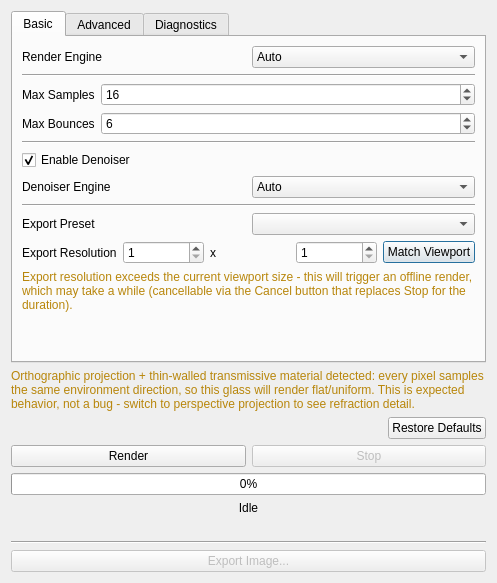
<?xml version="1.0" encoding="UTF-8"?>
<ui version="4.0">
 <class>RtRenderDialog</class>
 <widget class="QDialog" name="RtRenderDialog">
  <property name="geometry">
   <rect>
    <x>0</x>
    <y>0</y>
    <width>497</width>
    <height>583</height>
   </rect>
  </property>
  <property name="windowTitle">
   <string>Ray Tracing</string>
  </property>
  <layout class="QVBoxLayout" name="verticalLayout_main">
   <item>
    <widget class="QTabWidget" name="tabWidgetSettings">
     <property name="currentIndex">
      <number>0</number>
     </property>
     <widget class="QWidget" name="tabBasic">
      <attribute name="title">
       <string>Basic</string>
      </attribute>
      <layout class="QVBoxLayout" name="verticalLayoutBasic">
       <item>
        <layout class="QHBoxLayout" name="horizontalLayoutRenderEngine">
         <item>
          <widget class="QLabel" name="labelRenderEngine">
           <property name="text">
            <string>Render Engine</string>
           </property>
          </widget>
         </item>
         <item>
          <widget class="QComboBox" name="comboBoxRenderEngine">
           <property name="toolTip">
            <string>Auto prefers OptiX (GPU) when available,
falling back to Embree (CPU)</string>
           </property>
           <item>
            <property name="text">
             <string>Auto</string>
            </property>
           </item>
           <item>
            <property name="text">
             <string>Embree (CPU)</string>
            </property>
           </item>
           <item>
            <property name="text">
             <string>OptiX (GPU)</string>
            </property>
           </item>
          </widget>
         </item>
        </layout>
       </item>
       <item>
        <widget class="Line" name="lineAfterRenderEngine">
         <property name="frameShape">
          <enum>QFrame::Shape::HLine</enum>
         </property>
         <property name="frameShadow">
          <enum>QFrame::Shadow::Sunken</enum>
         </property>
        </widget>
       </item>
       <item>
        <layout class="QFormLayout" name="formLayoutBasic">
         <item row="0" column="0">
          <widget class="QLabel" name="labelMaxSamples">
           <property name="text">
            <string>Max Samples</string>
           </property>
          </widget>
         </item>
         <item row="0" column="1">
          <widget class="QSpinBox" name="spinBoxMaxSamples">
           <property name="toolTip">
            <string>Total accumulated samples per pixel before the
render is considered converged. Higher = less
noise, longer render time</string>
           </property>
           <property name="minimum">
            <number>1</number>
           </property>
           <property name="maximum">
            <number>100000</number>
           </property>
           <property name="singleStep">
            <number>16</number>
           </property>
           <property name="value">
            <number>16</number>
           </property>
          </widget>
         </item>
         <item row="1" column="0">
          <widget class="QLabel" name="labelMaxBounces">
           <property name="text">
            <string>Max Bounces</string>
           </property>
          </widget>
         </item>
         <item row="1" column="1">
          <widget class="QSpinBox" name="spinBoxMaxBounces">
           <property name="toolTip">
            <string>Maximum light bounces per path. Higher gives
more accurate indirect lighting/reflections, at a cost</string>
           </property>
           <property name="minimum">
            <number>1</number>
           </property>
           <property name="maximum">
            <number>64</number>
           </property>
           <property name="value">
            <number>6</number>
           </property>
          </widget>
         </item>
        </layout>
       </item>
       <item>
        <widget class="Line" name="lineBeforeDenoiser">
         <property name="frameShape">
          <enum>QFrame::Shape::HLine</enum>
         </property>
         <property name="frameShadow">
          <enum>QFrame::Shadow::Sunken</enum>
         </property>
        </widget>
       </item>
       <item>
        <widget class="QCheckBox" name="checkBoxDenoiser">
         <property name="toolTip">
          <string>AI-denoise the final image so it looks
clean at fewer samples</string>
         </property>
         <property name="text">
          <string>Enable Denoiser</string>
         </property>
         <property name="checked">
          <bool>true</bool>
         </property>
        </widget>
       </item>
       <item>
        <layout class="QHBoxLayout" name="horizontalLayoutDenoiserDevice">
         <item>
          <widget class="QLabel" name="labelDenoiserDevice">
           <property name="text">
            <string>Denoiser Engine</string>
           </property>
          </widget>
         </item>
         <item>
          <widget class="QComboBox" name="comboBoxDenoiserDevice">
           <property name="toolTip">
            <string>Which hardware/backend runs the denoiser</string>
           </property>
           <item>
            <property name="text">
             <string>Auto</string>
            </property>
           </item>
           <item>
            <property name="text">
             <string>OIDN (CPU)</string>
            </property>
           </item>
           <item>
            <property name="text">
             <string>OIDN (GPU CUDA)</string>
            </property>
           </item>
           <item>
            <property name="text">
             <string>OptiX</string>
            </property>
           </item>
          </widget>
         </item>
        </layout>
       </item>
       <item>
        <widget class="Line" name="lineAfterDenoiser">
         <property name="frameShape">
          <enum>QFrame::Shape::HLine</enum>
         </property>
         <property name="frameShadow">
          <enum>QFrame::Shadow::Sunken</enum>
         </property>
        </widget>
       </item>
       <item>
        <layout class="QHBoxLayout" name="horizontalLayoutResolutionPreset">
         <item>
          <widget class="QLabel" name="labelResolutionPreset">
           <property name="text">
            <string>Export Preset</string>
           </property>
          </widget>
         </item>
         <item>
          <widget class="QComboBox" name="comboBoxResolutionPreset"/>
         </item>
        </layout>
       </item>
       <item>
        <layout class="QHBoxLayout" name="horizontalLayoutResolution">
         <item>
          <widget class="QLabel" name="labelExportResolution">
           <property name="text">
            <string>Export Resolution</string>
           </property>
          </widget>
         </item>
         <item>
          <widget class="QSpinBox" name="spinBoxExportWidth">
           <property name="toolTip">
            <string>Exported image width, in pixels</string>
           </property>
           <property name="minimum">
            <number>1</number>
           </property>
           <property name="maximum">
            <number>16384</number>
           </property>
           <property name="value">
            <number>1</number>
           </property>
          </widget>
         </item>
         <item>
          <widget class="QLabel" name="labelResolutionX">
           <property name="text">
            <string>x</string>
           </property>
          </widget>
         </item>
         <item>
          <widget class="QSpinBox" name="spinBoxExportHeight">
           <property name="toolTip">
            <string>Exported image height, in pixels</string>
           </property>
           <property name="minimum">
            <number>1</number>
           </property>
           <property name="maximum">
            <number>16384</number>
           </property>
           <property name="value">
            <number>1</number>
           </property>
          </widget>
         </item>
         <item>
          <widget class="QPushButton" name="pushButtonMatchViewport">
           <property name="toolTip">
            <string>Set the export resolution to the current viewport size</string>
           </property>
           <property name="text">
            <string>Match Viewport</string>
           </property>
          </widget>
         </item>
        </layout>
       </item>
       <item>
        <widget class="QLabel" name="labelResolutionWarning">
         <property name="visible">
          <bool>false</bool>
         </property>
         <property name="styleSheet">
          <string notr="true">color: #b8860b;</string>
         </property>
         <property name="text">
          <string>Export resolution exceeds the current viewport size - this will trigger an offline render, which may take a while (cancellable via the Cancel button that replaces Stop for the duration).</string>
         </property>
         <property name="wordWrap">
          <bool>true</bool>
         </property>
        </widget>
       </item>
       <item>
        <spacer name="verticalSpacerBasic">
         <property name="orientation">
          <enum>Qt::Orientation::Vertical</enum>
         </property>
         <property name="sizeHint" stdset="0">
          <size>
           <width>20</width>
           <height>10</height>
          </size>
         </property>
        </spacer>
       </item>
      </layout>
     </widget>
     <widget class="QWidget" name="tabAdvanced">
      <attribute name="title">
       <string>Advanced</string>
      </attribute>
      <layout class="QVBoxLayout" name="verticalLayoutAdvanced">
       <item>
        <layout class="QFormLayout" name="formLayoutAdvanced">
         <item row="0" column="0">
          <widget class="QLabel" name="labelFireflyClamp">
           <property name="text">
            <string>Firefly Clamp Threshold</string>
           </property>
          </widget>
         </item>
         <item row="0" column="1">
          <widget class="QDoubleSpinBox" name="doubleSpinBoxFireflyClamp">
           <property name="toolTip">
            <string>Caps individual sample brightness to suppress
noisy bright-pixel outliers ("fireflies")</string>
           </property>
           <property name="minimum">
            <double>0.100000000000000</double>
           </property>
           <property name="maximum">
            <double>1000.000000000000000</double>
           </property>
           <property name="singleStep">
            <double>0.500000000000000</double>
           </property>
           <property name="value">
            <double>3.000000000000000</double>
           </property>
          </widget>
         </item>
         <item row="1" column="0">
          <widget class="QLabel" name="labelMaxTransmissionBounces">
           <property name="text">
            <string>Max Transmission Bounces</string>
           </property>
          </widget>
         </item>
         <item row="1" column="1">
          <widget class="QSpinBox" name="spinBoxMaxTransmissionBounces">
           <property name="toolTip">
            <string>Separate bounce budget for glass/transmissive surfaces,
independent of Max Bounces</string>
           </property>
           <property name="minimum">
            <number>1</number>
           </property>
           <property name="maximum">
            <number>256</number>
           </property>
           <property name="value">
            <number>32</number>
           </property>
          </widget>
         </item>
         <item row="2" column="0">
          <widget class="QLabel" name="labelRussianRouletteDepth">
           <property name="text">
            <string>Russian Roulette Start Depth</string>
           </property>
          </widget>
         </item>
         <item row="2" column="1">
          <widget class="QSpinBox" name="spinBoxRussianRouletteDepth">
           <property name="toolTip">
            <string>Bounce depth after which low-contribution paths start
being probabilistically terminated early, for speed</string>
           </property>
           <property name="minimum">
            <number>1</number>
           </property>
           <property name="maximum">
            <number>64</number>
           </property>
           <property name="value">
            <number>3</number>
           </property>
          </widget>
         </item>
         <item row="3" column="0">
          <widget class="QLabel" name="labelMaxShadowRayHits">
           <property name="text">
            <string>Max Shadow Ray Hits (CPU only)</string>
           </property>
          </widget>
         </item>
         <item row="3" column="1">
          <widget class="QSpinBox" name="spinBoxMaxShadowRayHits">
           <property name="toolTip">
            <string>&lt;html&gt;&lt;head/&gt;&lt;body&gt;&lt;p&gt;Caps how many stacked transparent/glass surfaces a shadow ray walks through on the Embree (CPU) engine before giving up. &lt;/p&gt;&lt;p&gt;No effect on the OptiX (GPU) engine, which has no equivalent limit.&lt;/p&gt;&lt;/body&gt;&lt;/html&gt;</string>
           </property>
           <property name="minimum">
            <number>1</number>
           </property>
           <property name="maximum">
            <number>32</number>
           </property>
           <property name="value">
            <number>8</number>
           </property>
          </widget>
         </item>
         <item row="4" column="0">
          <widget class="QLabel" name="labelMaxVolumeScatterBounces">
           <property name="text">
            <string>Max Volume Scatter Bounces</string>
           </property>
          </widget>
         </item>
         <item row="4" column="1">
          <widget class="QSpinBox" name="spinBoxMaxVolumeScatterBounces">
           <property name="toolTip">
            <string>&lt;html&gt;&lt;head/&gt;&lt;body&gt;&lt;p&gt;Caps how many free (no Russian roulette) scatter events KHR_materials_volume_scatter's subsurface-scattering random walk runs before it starts probabilistically terminating.&lt;/p&gt;&lt;p&gt;Lower this to trade SSS quality for render speed on volume-scatter-heavy scenes; has no effect on scenes without such materials.&lt;/p&gt;&lt;/body&gt;&lt;/html&gt;</string>
           </property>
           <property name="minimum">
            <number>1</number>
           </property>
           <property name="maximum">
            <number>256</number>
           </property>
           <property name="value">
            <number>64</number>
           </property>
          </widget>
         </item>
        </layout>
       </item>
       <item>
        <widget class="QCheckBox" name="checkBoxEnvImportanceSampling">
         <property name="toolTip">
          <string>Sample brighter parts of the environment more
often, reducing noise from HDRI lighting</string>
         </property>
         <property name="text">
          <string>Environment Importance Sampling (MIS)</string>
         </property>
         <property name="checked">
          <bool>true</bool>
         </property>
        </widget>
       </item>
       <item>
        <layout class="QHBoxLayout" name="horizontalLayoutShadows">
         <item>
          <widget class="QCheckBox" name="checkBoxShadows">
           <property name="toolTip">
            <string>Trace shadow rays for direct lighting</string>
           </property>
           <property name="text">
            <string>Shadows</string>
           </property>
           <property name="checked">
            <bool>true</bool>
           </property>
          </widget>
         </item>
         <item>
          <widget class="QCheckBox" name="checkBoxSelfShadows">
           <property name="toolTip">
            <string>Allow a surface to cast shadows on itself</string>
           </property>
           <property name="text">
            <string>Self Shadows</string>
           </property>
           <property name="checked">
            <bool>true</bool>
           </property>
          </widget>
         </item>
        </layout>
       </item>
       <item>
        <spacer name="verticalSpacerAdvanced">
         <property name="orientation">
          <enum>Qt::Orientation::Vertical</enum>
         </property>
         <property name="sizeHint" stdset="0">
          <size>
           <width>20</width>
           <height>10</height>
          </size>
         </property>
        </spacer>
       </item>
      </layout>
     </widget>
     <widget class="QWidget" name="tabDiagnostics">
      <attribute name="title">
       <string>Diagnostics</string>
      </attribute>
      <layout class="QVBoxLayout" name="verticalLayoutDiagnostics">
       <item>
        <layout class="QFormLayout" name="formLayoutDiagnosticsEngine">
         <item row="0" column="0">
          <widget class="QLabel" name="labelDiagRenderer">
           <property name="text">
            <string>Renderer:</string>
           </property>
          </widget>
         </item>
         <item row="0" column="1">
          <widget class="QLabel" name="labelDiagRendererValue">
           <property name="text">
            <string>-</string>
           </property>
          </widget>
         </item>
         <item row="1" column="0">
          <widget class="QLabel" name="labelDiagGpu">
           <property name="text">
            <string>GPU:</string>
           </property>
          </widget>
         </item>
         <item row="1" column="1">
          <widget class="QLabel" name="labelDiagGpuValue">
           <property name="text">
            <string>-</string>
           </property>
          </widget>
         </item>
         <item row="2" column="0">
          <widget class="QLabel" name="labelDiagTraversal">
           <property name="text">
            <string>Traversal:</string>
           </property>
          </widget>
         </item>
         <item row="2" column="1">
          <widget class="QLabel" name="labelDiagTraversalValue">
           <property name="text">
            <string>-</string>
           </property>
          </widget>
         </item>
         <item row="3" column="0">
          <widget class="QLabel" name="labelDiagDenoiser">
           <property name="text">
            <string>Denoiser:</string>
           </property>
          </widget>
         </item>
         <item row="3" column="1">
          <widget class="QLabel" name="labelDiagDenoiserValue">
           <property name="text">
            <string>-</string>
           </property>
          </widget>
         </item>
        </layout>
       </item>
       <item>
        <spacer name="verticalSpacerDiagnosticsGroup">
         <property name="orientation">
          <enum>Qt::Orientation::Vertical</enum>
         </property>
         <property name="sizeType">
          <enum>QSizePolicy::Policy::Fixed</enum>
         </property>
         <property name="sizeHint" stdset="0">
          <size>
           <width>20</width>
           <height>12</height>
          </size>
         </property>
        </spacer>
       </item>
       <item>
        <layout class="QFormLayout" name="formLayoutDiagnosticsScene">
         <item row="0" column="0">
          <widget class="QLabel" name="labelDiagResolution">
           <property name="text">
            <string>Resolution:</string>
           </property>
          </widget>
         </item>
         <item row="0" column="1">
          <widget class="QLabel" name="labelDiagResolutionValue">
           <property name="text">
            <string>-</string>
           </property>
          </widget>
         </item>
         <item row="1" column="0">
          <widget class="QLabel" name="labelDiagTriangles">
           <property name="text">
            <string>Triangles:</string>
           </property>
          </widget>
         </item>
         <item row="1" column="1">
          <widget class="QLabel" name="labelDiagTrianglesValue">
           <property name="text">
            <string>-</string>
           </property>
          </widget>
         </item>
         <item row="2" column="0">
          <widget class="QLabel" name="labelDiagBlas">
           <property name="text">
            <string>BLAS Build:</string>
           </property>
          </widget>
         </item>
         <item row="2" column="1">
          <widget class="QLabel" name="labelDiagBlasValue">
           <property name="text">
            <string>-</string>
           </property>
          </widget>
         </item>
         <item row="3" column="0">
          <widget class="QLabel" name="labelDiagTlas">
           <property name="text">
            <string>TLAS Build:</string>
           </property>
          </widget>
         </item>
         <item row="3" column="1">
          <widget class="QLabel" name="labelDiagTlasValue">
           <property name="text">
            <string>-</string>
           </property>
          </widget>
         </item>
         <item row="4" column="0">
          <widget class="QLabel" name="labelDiagSamplesPerSec">
           <property name="text">
            <string>Samples/sec:</string>
           </property>
          </widget>
         </item>
         <item row="4" column="1">
          <widget class="QLabel" name="labelDiagSamplesPerSecValue">
           <property name="text">
            <string>-</string>
           </property>
          </widget>
         </item>
         <item row="5" column="0">
          <widget class="QLabel" name="labelDiagMRaysPerSec">
           <property name="text">
            <string>MRays/sec:</string>
           </property>
          </widget>
         </item>
         <item row="5" column="1">
          <widget class="QLabel" name="labelDiagMRaysPerSecValue">
           <property name="text">
            <string>-</string>
           </property>
          </widget>
         </item>
         <item row="6" column="0">
          <widget class="QLabel" name="labelDiagRenderTime">
           <property name="text">
            <string>Render Time:</string>
           </property>
          </widget>
         </item>
         <item row="6" column="1">
          <widget class="QLabel" name="labelDiagRenderTimeValue">
           <property name="text">
            <string>-</string>
           </property>
          </widget>
         </item>
        </layout>
       </item>
       <item>
        <spacer name="verticalSpacerDiagnostics">
         <property name="orientation">
          <enum>Qt::Orientation::Vertical</enum>
         </property>
         <property name="sizeHint" stdset="0">
          <size>
           <width>20</width>
           <height>10</height>
          </size>
         </property>
        </spacer>
       </item>
      </layout>
     </widget>
    </widget>
   </item>
   <item>
    <widget class="QLabel" name="labelOrthoThinWallWarning">
     <property name="visible">
      <bool>false</bool>
     </property>
     <property name="styleSheet">
      <string notr="true">color: #b8860b;</string>
     </property>
     <property name="text">
      <string>Orthographic projection + thin-walled transmissive material detected: every pixel samples the same environment direction, so this glass will render flat/uniform. This is expected behavior, not a bug - switch to perspective projection to see refraction detail.</string>
     </property>
     <property name="wordWrap">
      <bool>true</bool>
     </property>
    </widget>
   </item>
   <item>
    <layout class="QHBoxLayout" name="horizontalLayoutRestoreDefaults">
     <item>
      <spacer name="horizontalSpacerRestoreDefaults">
       <property name="orientation">
        <enum>Qt::Orientation::Horizontal</enum>
       </property>
       <property name="sizeHint" stdset="0">
        <size>
         <width>40</width>
         <height>20</height>
        </size>
       </property>
      </spacer>
     </item>
     <item>
      <widget class="QPushButton" name="pushButtonRestoreDefaults">
       <property name="toolTip">
        <string>Reset all ray tracing settings on this dialog to defaults</string>
       </property>
       <property name="text">
        <string>Restore Defaults</string>
       </property>
      </widget>
     </item>
    </layout>
   </item>
   <item>
    <layout class="QHBoxLayout" name="horizontalLayoutRenderButtons">
     <item>
      <widget class="QPushButton" name="pushButtonRender">
       <property name="toolTip">
        <string>Start a path-traced render at these settings</string>
       </property>
       <property name="text">
        <string>Render</string>
       </property>
      </widget>
     </item>
     <item>
      <widget class="QPushButton" name="pushButtonStop">
       <property name="enabled">
        <bool>false</bool>
       </property>
       <property name="toolTip">
        <string>Cancel the in-progress render</string>
       </property>
       <property name="text">
        <string>Stop</string>
       </property>
      </widget>
     </item>
    </layout>
   </item>
   <item>
    <widget class="QProgressBar" name="progressBarSamples">
     <property name="minimum">
      <number>0</number>
     </property>
     <property name="maximum">
      <number>128</number>
     </property>
     <property name="value">
      <number>0</number>
     </property>
    </widget>
   </item>
   <item>
    <widget class="QLabel" name="labelStatus">
     <property name="text">
      <string>Idle</string>
     </property>
     <property name="alignment">
      <set>Qt::AlignmentFlag::AlignHCenter</set>
     </property>
    </widget>
   </item>
   <item>
    <widget class="QLabel" name="labelElapsedTime">
     <property name="text">
      <string/>
     </property>
     <property name="alignment">
      <set>Qt::AlignmentFlag::AlignHCenter</set>
     </property>
    </widget>
   </item>
   <item>
    <layout class="QVBoxLayout" name="verticalLayoutExport">
     <item>
      <widget class="Line" name="lineExportSeparator">
       <property name="orientation">
        <enum>Qt::Orientation::Horizontal</enum>
       </property>
      </widget>
     </item>
     <item>
      <widget class="QPushButton" name="pushButtonExport">
       <property name="enabled">
        <bool>false</bool>
       </property>
       <property name="toolTip">
        <string>Save the completed render to an image file</string>
       </property>
       <property name="text">
        <string>Export Image...</string>
       </property>
      </widget>
     </item>
    </layout>
   </item>
  </layout>
 </widget>
 <resources/>
 <connections/>
</ui>
